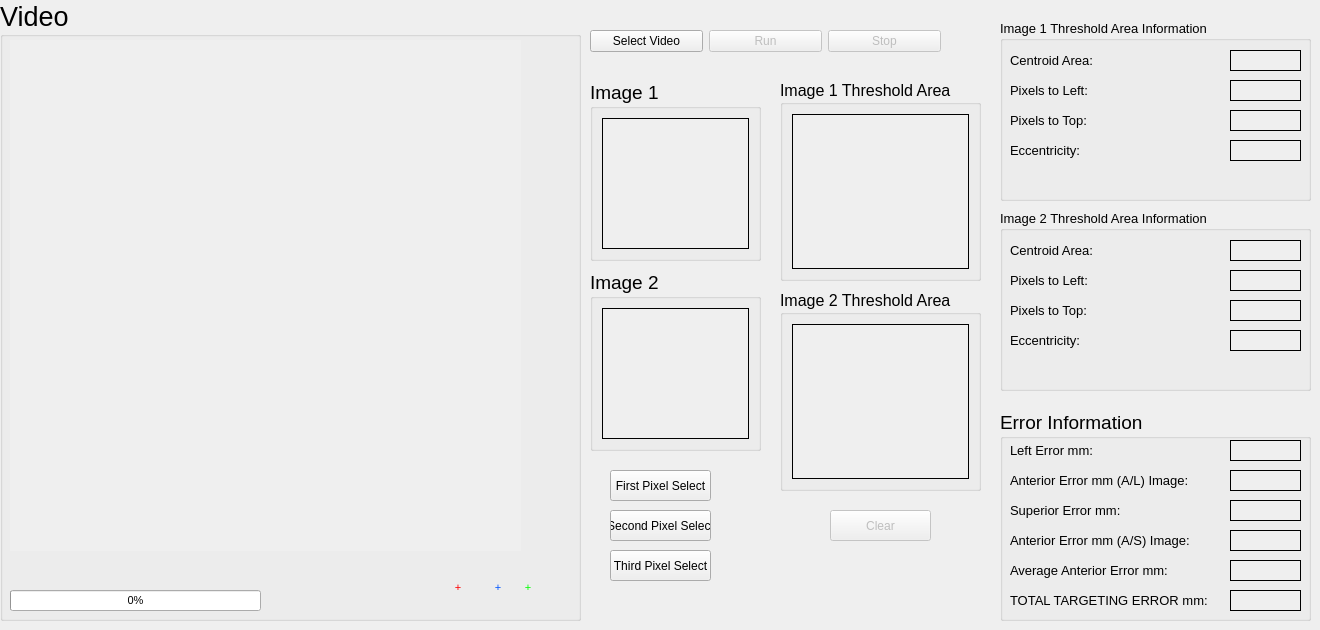
  <widget class="QWidget" name="centralwidget">
   <widget class="QGroupBox" name="groupBox_1">
    <property name="geometry">
     <rect>
      <x>590</x>
      <y>80</y>
      <width>171</width>
      <height>181</height>
     </rect>
    </property>
    <property name="font">
     <font>
      <pointsize>14</pointsize>
     </font>
    </property>
    <property name="title">
     <string>Image 1</string>
    </property>
    <layout class="QGridLayout" name="gridLayout_4">
     <item row="0" column="0">
      <widget class="QLabel" name="g_image_1">
       <property name="autoFillBackground">
        <bool>true</bool>
       </property>
       <property name="frameShape">
        <enum>QFrame::Box</enum>
       </property>
       <property name="text">
        <string/>
       </property>
       <property name="scaledContents">
        <bool>true</bool>
       </property>
      </widget>
     </item>
    </layout>
   </widget>
   <widget class="QGroupBox" name="groupBox_2">
    <property name="geometry">
     <rect>
      <x>590</x>
      <y>270</y>
      <width>171</width>
      <height>181</height>
     </rect>
    </property>
    <property name="font">
     <font>
      <pointsize>14</pointsize>
     </font>
    </property>
    <property name="title">
     <string>Image 2</string>
    </property>
    <layout class="QGridLayout" name="gridLayout_5">
     <item row="0" column="0">
      <widget class="QLabel" name="g_image_2">
       <property name="autoFillBackground">
        <bool>true</bool>
       </property>
       <property name="frameShape">
        <enum>QFrame::Box</enum>
       </property>
       <property name="text">
        <string/>
       </property>
       <property name="scaledContents">
        <bool>true</bool>
       </property>
      </widget>
     </item>
    </layout>
   </widget>
   <widget class="QGroupBox" name="ErrorGroupBox">
    <property name="geometry">
     <rect>
      <x>1000</x>
      <y>410</y>
      <width>311</width>
      <height>211</height>
     </rect>
    </property>
    <property name="font">
     <font>
      <pointsize>14</pointsize>
     </font>
    </property>
    <property name="title">
     <string>Error Information</string>
    </property>
    <widget class="QLabel" name="em_label_1">
     <property name="geometry">
      <rect>
       <x>10</x>
       <y>30</y>
       <width>201</width>
       <height>21</height>
      </rect>
     </property>
     <property name="font">
      <font>
       <pointsize>10</pointsize>
      </font>
     </property>
     <property name="text">
      <string>Left Error mm:</string>
     </property>
    </widget>
    <widget class="QLabel" name="em_label_2">
     <property name="geometry">
      <rect>
       <x>10</x>
       <y>60</y>
       <width>201</width>
       <height>20</height>
      </rect>
     </property>
     <property name="font">
      <font>
       <pointsize>10</pointsize>
      </font>
     </property>
     <property name="text">
      <string>Anterior Error mm (A/L) Image:</string>
     </property>
    </widget>
    <widget class="QLabel" name="em_label_3">
     <property name="geometry">
      <rect>
       <x>10</x>
       <y>90</y>
       <width>201</width>
       <height>21</height>
      </rect>
     </property>
     <property name="font">
      <font>
       <pointsize>10</pointsize>
      </font>
     </property>
     <property name="text">
      <string>Superior Error mm:</string>
     </property>
    </widget>
    <widget class="QLabel" name="em_label_4">
     <property name="geometry">
      <rect>
       <x>10</x>
       <y>120</y>
       <width>201</width>
       <height>21</height>
      </rect>
     </property>
     <property name="font">
      <font>
       <pointsize>10</pointsize>
      </font>
     </property>
     <property name="text">
      <string>Anterior Error mm (A/S) Image:</string>
     </property>
    </widget>
    <widget class="QLabel" name="em_label_5">
     <property name="geometry">
      <rect>
       <x>10</x>
       <y>150</y>
       <width>201</width>
       <height>21</height>
      </rect>
     </property>
     <property name="font">
      <font>
       <pointsize>10</pointsize>
      </font>
     </property>
     <property name="text">
      <string>Average Anterior Error mm:</string>
     </property>
    </widget>
    <widget class="QLabel" name="em_label_6">
     <property name="geometry">
      <rect>
       <x>10</x>
       <y>180</y>
       <width>201</width>
       <height>21</height>
      </rect>
     </property>
     <property name="font">
      <font>
       <pointsize>10</pointsize>
      </font>
     </property>
     <property name="text">
      <string>TOTAL TARGETING ERROR mm:</string>
     </property>
    </widget>
    <widget class="QLabel" name="ei_label_1">
     <property name="geometry">
      <rect>
       <x>230</x>
       <y>30</y>
       <width>71</width>
       <height>21</height>
      </rect>
     </property>
     <property name="font">
      <font>
       <pointsize>10</pointsize>
      </font>
     </property>
     <property name="layoutDirection">
      <enum>Qt::LeftToRight</enum>
     </property>
     <property name="autoFillBackground">
      <bool>true</bool>
     </property>
     <property name="frameShape">
      <enum>QFrame::Box</enum>
     </property>
     <property name="text">
      <string/>
     </property>
     <property name="alignment">
      <set>Qt::AlignBottom|Qt::AlignJustify</set>
     </property>
    </widget>
    <widget class="QLabel" name="ei_label_2">
     <property name="geometry">
      <rect>
       <x>230</x>
       <y>60</y>
       <width>71</width>
       <height>21</height>
      </rect>
     </property>
     <property name="font">
      <font>
       <pointsize>10</pointsize>
      </font>
     </property>
     <property name="autoFillBackground">
      <bool>true</bool>
     </property>
     <property name="frameShape">
      <enum>QFrame::Box</enum>
     </property>
     <property name="text">
      <string/>
     </property>
     <property name="alignment">
      <set>Qt::AlignBottom|Qt::AlignJustify</set>
     </property>
    </widget>
    <widget class="QLabel" name="ei_label_3">
     <property name="geometry">
      <rect>
       <x>230</x>
       <y>120</y>
       <width>71</width>
       <height>21</height>
      </rect>
     </property>
     <property name="font">
      <font>
       <pointsize>10</pointsize>
      </font>
     </property>
     <property name="autoFillBackground">
      <bool>true</bool>
     </property>
     <property name="frameShape">
      <enum>QFrame::Box</enum>
     </property>
     <property name="text">
      <string/>
     </property>
     <property name="alignment">
      <set>Qt::AlignBottom|Qt::AlignJustify</set>
     </property>
    </widget>
    <widget class="QLabel" name="ei_label_4">
     <property name="geometry">
      <rect>
       <x>230</x>
       <y>90</y>
       <width>71</width>
       <height>21</height>
      </rect>
     </property>
     <property name="font">
      <font>
       <pointsize>10</pointsize>
      </font>
     </property>
     <property name="autoFillBackground">
      <bool>true</bool>
     </property>
     <property name="frameShape">
      <enum>QFrame::Box</enum>
     </property>
     <property name="text">
      <string/>
     </property>
     <property name="alignment">
      <set>Qt::AlignBottom|Qt::AlignJustify</set>
     </property>
    </widget>
    <widget class="QLabel" name="ei_label_5">
     <property name="geometry">
      <rect>
       <x>230</x>
       <y>180</y>
       <width>71</width>
       <height>21</height>
      </rect>
     </property>
     <property name="font">
      <font>
       <pointsize>10</pointsize>
      </font>
     </property>
     <property name="autoFillBackground">
      <bool>true</bool>
     </property>
     <property name="frameShape">
      <enum>QFrame::Box</enum>
     </property>
     <property name="text">
      <string/>
     </property>
    </widget>
    <widget class="QLabel" name="ei_label_6">
     <property name="geometry">
      <rect>
       <x>230</x>
       <y>150</y>
       <width>71</width>
       <height>21</height>
      </rect>
     </property>
     <property name="font">
      <font>
       <pointsize>10</pointsize>
      </font>
     </property>
     <property name="autoFillBackground">
      <bool>true</bool>
     </property>
     <property name="frameShape">
      <enum>QFrame::Box</enum>
     </property>
     <property name="text">
      <string/>
     </property>
    </widget>
   </widget>
   <widget class="QGroupBox" name="groupBox_3">
    <property name="geometry">
     <rect>
      <x>780</x>
      <y>290</y>
      <width>201</width>
      <height>201</height>
     </rect>
    </property>
    <property name="font">
     <font>
      <pointsize>12</pointsize>
     </font>
    </property>
    <property name="title">
     <string>Image 2 Threshold Area</string>
    </property>
    <layout class="QGridLayout" name="gridLayout_3">
     <item row="0" column="0">
      <widget class="QLabel" name="g_image_3">
       <property name="autoFillBackground">
        <bool>true</bool>
       </property>
       <property name="frameShape">
        <enum>QFrame::Box</enum>
       </property>
       <property name="text">
        <string/>
       </property>
       <property name="scaledContents">
        <bool>true</bool>
       </property>
      </widget>
     </item>
    </layout>
   </widget>
   <widget class="QGroupBox" name="groupBox_4">
    <property name="geometry">
     <rect>
      <x>780</x>
      <y>80</y>
      <width>201</width>
      <height>201</height>
     </rect>
    </property>
    <property name="font">
     <font>
      <pointsize>12</pointsize>
     </font>
    </property>
    <property name="title">
     <string>Image 1 Threshold Area</string>
    </property>
    <layout class="QGridLayout" name="gridLayout_2">
     <item row="0" column="0">
      <widget class="QLabel" name="g_image_4">
       <property name="autoFillBackground">
        <bool>true</bool>
       </property>
       <property name="frameShape">
        <enum>QFrame::Box</enum>
       </property>
       <property name="text">
        <string/>
       </property>
       <property name="scaledContents">
        <bool>true</bool>
       </property>
      </widget>
     </item>
    </layout>
   </widget>
   <widget class="QGroupBox" name="groupBox">
    <property name="geometry">
     <rect>
      <x>0</x>
      <y>0</y>
      <width>581</width>
      <height>621</height>
     </rect>
    </property>
    <property name="font">
     <font>
      <pointsize>20</pointsize>
     </font>
    </property>
    <property name="autoFillBackground">
     <bool>false</bool>
    </property>
    <property name="title">
     <string>Video</string>
    </property>
    <widget class="QLabel" name="player">
     <property name="geometry">
      <rect>
       <x>10</x>
       <y>40</y>
       <width>511</width>
       <height>511</height>
      </rect>
     </property>
     <property name="font">
      <font>
       <pointsize>9</pointsize>
      </font>
     </property>
     <property name="autoFillBackground">
      <bool>true</bool>
     </property>
     <property name="frameShape">
      <enum>QFrame::NoFrame</enum>
     </property>
     <property name="text">
      <string/>
     </property>
     <property name="alignment">
      <set>Qt::AlignJustify|Qt::AlignVCenter</set>
     </property>
    </widget>
    <widget class="QProgressBar" name="progressBar">
     <property name="geometry">
      <rect>
       <x>10</x>
       <y>590</y>
       <width>251</width>
       <height>21</height>
      </rect>
     </property>
     <property name="font">
      <font>
       <pointsize>8</pointsize>
      </font>
     </property>
     <property name="value">
      <number>0</number>
     </property>
    </widget>
    <widget class="QLabel" name="progressing">
     <property name="geometry">
      <rect>
       <x>270</x>
       <y>590</y>
       <width>81</width>
       <height>21</height>
      </rect>
     </property>
     <property name="font">
      <font>
       <pointsize>10</pointsize>
      </font>
     </property>
     <property name="text">
      <string/>
     </property>
    </widget>
    <widget class="QLabel" name="dot_pixel_1">
     <property name="enabled">
      <bool>true</bool>
     </property>
     <property name="geometry">
      <rect>
       <x>450</x>
       <y>580</y>
       <width>16</width>
       <height>16</height>
      </rect>
     </property>
     <property name="palette">
      <palette>
       <active>
        <colorrole role="WindowText">
         <brush brushstyle="SolidPattern">
          <color alpha="255">
           <red>255</red>
           <green>0</green>
           <blue>0</blue>
          </color>
         </brush>
        </colorrole>
        <colorrole role="LinkVisited">
         <brush brushstyle="SolidPattern">
          <color alpha="255">
           <red>255</red>
           <green>0</green>
           <blue>0</blue>
          </color>
         </brush>
        </colorrole>
       </active>
       <inactive>
        <colorrole role="WindowText">
         <brush brushstyle="SolidPattern">
          <color alpha="255">
           <red>255</red>
           <green>0</green>
           <blue>0</blue>
          </color>
         </brush>
        </colorrole>
        <colorrole role="LinkVisited">
         <brush brushstyle="SolidPattern">
          <color alpha="255">
           <red>255</red>
           <green>0</green>
           <blue>0</blue>
          </color>
         </brush>
        </colorrole>
       </inactive>
       <disabled>
        <colorrole role="WindowText">
         <brush brushstyle="SolidPattern">
          <color alpha="255">
           <red>120</red>
           <green>120</green>
           <blue>120</blue>
          </color>
         </brush>
        </colorrole>
        <colorrole role="LinkVisited">
         <brush brushstyle="SolidPattern">
          <color alpha="255">
           <red>255</red>
           <green>0</green>
           <blue>0</blue>
          </color>
         </brush>
        </colorrole>
       </disabled>
      </palette>
     </property>
     <property name="font">
      <font>
       <pointsize>8</pointsize>
      </font>
     </property>
     <property name="layoutDirection">
      <enum>Qt::LeftToRight</enum>
     </property>
     <property name="autoFillBackground">
      <bool>false</bool>
     </property>
     <property name="frameShape">
      <enum>QFrame::NoFrame</enum>
     </property>
     <property name="text">
      <string>&lt;html&gt;&lt;head/&gt;&lt;body&gt;&lt;p align=&quot;center&quot;&gt;+&lt;/p&gt;&lt;/body&gt;&lt;/html&gt;</string>
     </property>
     <property name="textFormat">
      <enum>Qt::AutoText</enum>
     </property>
     <property name="scaledContents">
      <bool>true</bool>
     </property>
     <property name="alignment">
      <set>Qt::AlignJustify|Qt::AlignVCenter</set>
     </property>
    </widget>
    <widget class="QLabel" name="dot_pixel_2">
     <property name="enabled">
      <bool>true</bool>
     </property>
     <property name="geometry">
      <rect>
       <x>490</x>
       <y>580</y>
       <width>16</width>
       <height>16</height>
      </rect>
     </property>
     <property name="palette">
      <palette>
       <active>
        <colorrole role="WindowText">
         <brush brushstyle="SolidPattern">
          <color alpha="255">
           <red>0</red>
           <green>85</green>
           <blue>255</blue>
          </color>
         </brush>
        </colorrole>
        <colorrole role="LinkVisited">
         <brush brushstyle="SolidPattern">
          <color alpha="255">
           <red>255</red>
           <green>0</green>
           <blue>0</blue>
          </color>
         </brush>
        </colorrole>
       </active>
       <inactive>
        <colorrole role="WindowText">
         <brush brushstyle="SolidPattern">
          <color alpha="255">
           <red>0</red>
           <green>85</green>
           <blue>255</blue>
          </color>
         </brush>
        </colorrole>
        <colorrole role="LinkVisited">
         <brush brushstyle="SolidPattern">
          <color alpha="255">
           <red>255</red>
           <green>0</green>
           <blue>0</blue>
          </color>
         </brush>
        </colorrole>
       </inactive>
       <disabled>
        <colorrole role="WindowText">
         <brush brushstyle="SolidPattern">
          <color alpha="255">
           <red>120</red>
           <green>120</green>
           <blue>120</blue>
          </color>
         </brush>
        </colorrole>
        <colorrole role="LinkVisited">
         <brush brushstyle="SolidPattern">
          <color alpha="255">
           <red>255</red>
           <green>0</green>
           <blue>0</blue>
          </color>
         </brush>
        </colorrole>
       </disabled>
      </palette>
     </property>
     <property name="font">
      <font>
       <pointsize>8</pointsize>
      </font>
     </property>
     <property name="layoutDirection">
      <enum>Qt::LeftToRight</enum>
     </property>
     <property name="autoFillBackground">
      <bool>false</bool>
     </property>
     <property name="frameShape">
      <enum>QFrame::NoFrame</enum>
     </property>
     <property name="text">
      <string>&lt;html&gt;&lt;head/&gt;&lt;body&gt;&lt;p align=&quot;center&quot;&gt;+&lt;/p&gt;&lt;/body&gt;&lt;/html&gt;</string>
     </property>
     <property name="textFormat">
      <enum>Qt::AutoText</enum>
     </property>
     <property name="scaledContents">
      <bool>true</bool>
     </property>
     <property name="alignment">
      <set>Qt::AlignJustify|Qt::AlignVCenter</set>
     </property>
    </widget>
    <widget class="QLabel" name="dot_pixel_3">
     <property name="enabled">
      <bool>true</bool>
     </property>
     <property name="geometry">
      <rect>
       <x>520</x>
       <y>580</y>
       <width>16</width>
       <height>16</height>
      </rect>
     </property>
     <property name="palette">
      <palette>
       <active>
        <colorrole role="WindowText">
         <brush brushstyle="SolidPattern">
          <color alpha="255">
           <red>0</red>
           <green>255</green>
           <blue>0</blue>
          </color>
         </brush>
        </colorrole>
        <colorrole role="LinkVisited">
         <brush brushstyle="SolidPattern">
          <color alpha="255">
           <red>255</red>
           <green>0</green>
           <blue>0</blue>
          </color>
         </brush>
        </colorrole>
       </active>
       <inactive>
        <colorrole role="WindowText">
         <brush brushstyle="SolidPattern">
          <color alpha="255">
           <red>0</red>
           <green>255</green>
           <blue>0</blue>
          </color>
         </brush>
        </colorrole>
        <colorrole role="LinkVisited">
         <brush brushstyle="SolidPattern">
          <color alpha="255">
           <red>255</red>
           <green>0</green>
           <blue>0</blue>
          </color>
         </brush>
        </colorrole>
       </inactive>
       <disabled>
        <colorrole role="WindowText">
         <brush brushstyle="SolidPattern">
          <color alpha="255">
           <red>120</red>
           <green>120</green>
           <blue>120</blue>
          </color>
         </brush>
        </colorrole>
        <colorrole role="LinkVisited">
         <brush brushstyle="SolidPattern">
          <color alpha="255">
           <red>255</red>
           <green>0</green>
           <blue>0</blue>
          </color>
         </brush>
        </colorrole>
       </disabled>
      </palette>
     </property>
     <property name="font">
      <font>
       <pointsize>8</pointsize>
      </font>
     </property>
     <property name="layoutDirection">
      <enum>Qt::LeftToRight</enum>
     </property>
     <property name="autoFillBackground">
      <bool>false</bool>
     </property>
     <property name="frameShape">
      <enum>QFrame::NoFrame</enum>
     </property>
     <property name="text">
      <string>&lt;html&gt;&lt;head/&gt;&lt;body&gt;&lt;p align=&quot;center&quot;&gt;+&lt;/p&gt;&lt;/body&gt;&lt;/html&gt;</string>
     </property>
     <property name="textFormat">
      <enum>Qt::AutoText</enum>
     </property>
     <property name="scaledContents">
      <bool>true</bool>
     </property>
     <property name="alignment">
      <set>Qt::AlignJustify|Qt::AlignVCenter</set>
     </property>
    </widget>
   </widget>
   <widget class="QGroupBox" name="groupBox_5">
    <property name="geometry">
     <rect>
      <x>1000</x>
      <y>20</y>
      <width>311</width>
      <height>181</height>
     </rect>
    </property>
    <property name="font">
     <font>
      <pointsize>10</pointsize>
     </font>
    </property>
    <property name="title">
     <string>Image 1 Threshold Area Information</string>
    </property>
    <widget class="QLabel" name="T1_label_1">
     <property name="geometry">
      <rect>
       <x>10</x>
       <y>30</y>
       <width>121</width>
       <height>21</height>
      </rect>
     </property>
     <property name="text">
      <string>Centroid Area:</string>
     </property>
    </widget>
    <widget class="QLabel" name="T1_label_2">
     <property name="geometry">
      <rect>
       <x>10</x>
       <y>60</y>
       <width>121</width>
       <height>21</height>
      </rect>
     </property>
     <property name="text">
      <string>Pixels to Left:</string>
     </property>
    </widget>
    <widget class="QLabel" name="T1_label_3">
     <property name="geometry">
      <rect>
       <x>10</x>
       <y>90</y>
       <width>121</width>
       <height>21</height>
      </rect>
     </property>
     <property name="text">
      <string>Pixels to Top:</string>
     </property>
    </widget>
    <widget class="QLabel" name="T1_label_4">
     <property name="geometry">
      <rect>
       <x>10</x>
       <y>120</y>
       <width>121</width>
       <height>21</height>
      </rect>
     </property>
     <property name="text">
      <string>Eccentricity:</string>
     </property>
    </widget>
    <widget class="QLabel" name="T1_label_5">
     <property name="geometry">
      <rect>
       <x>230</x>
       <y>30</y>
       <width>71</width>
       <height>21</height>
      </rect>
     </property>
     <property name="font">
      <font>
       <pointsize>10</pointsize>
      </font>
     </property>
     <property name="layoutDirection">
      <enum>Qt::LeftToRight</enum>
     </property>
     <property name="autoFillBackground">
      <bool>true</bool>
     </property>
     <property name="frameShape">
      <enum>QFrame::Box</enum>
     </property>
     <property name="text">
      <string/>
     </property>
     <property name="scaledContents">
      <bool>false</bool>
     </property>
     <property name="alignment">
      <set>Qt::AlignBottom|Qt::AlignJustify</set>
     </property>
    </widget>
    <widget class="QLabel" name="T1_label_7">
     <property name="geometry">
      <rect>
       <x>230</x>
       <y>90</y>
       <width>71</width>
       <height>21</height>
      </rect>
     </property>
     <property name="font">
      <font>
       <pointsize>10</pointsize>
      </font>
     </property>
     <property name="layoutDirection">
      <enum>Qt::LeftToRight</enum>
     </property>
     <property name="autoFillBackground">
      <bool>true</bool>
     </property>
     <property name="frameShape">
      <enum>QFrame::Box</enum>
     </property>
     <property name="text">
      <string/>
     </property>
     <property name="alignment">
      <set>Qt::AlignBottom|Qt::AlignJustify</set>
     </property>
    </widget>
    <widget class="QLabel" name="T1_label_6">
     <property name="geometry">
      <rect>
       <x>230</x>
       <y>60</y>
       <width>71</width>
       <height>21</height>
      </rect>
     </property>
     <property name="font">
      <font>
       <pointsize>10</pointsize>
      </font>
     </property>
     <property name="layoutDirection">
      <enum>Qt::LeftToRight</enum>
     </property>
     <property name="autoFillBackground">
      <bool>true</bool>
     </property>
     <property name="frameShape">
      <enum>QFrame::Box</enum>
     </property>
     <property name="text">
      <string/>
     </property>
     <property name="alignment">
      <set>Qt::AlignBottom|Qt::AlignJustify</set>
     </property>
    </widget>
    <widget class="QLabel" name="T1_label_8">
     <property name="geometry">
      <rect>
       <x>230</x>
       <y>120</y>
       <width>71</width>
       <height>21</height>
      </rect>
     </property>
     <property name="font">
      <font>
       <pointsize>10</pointsize>
      </font>
     </property>
     <property name="layoutDirection">
      <enum>Qt::LeftToRight</enum>
     </property>
     <property name="autoFillBackground">
      <bool>true</bool>
     </property>
     <property name="frameShape">
      <enum>QFrame::Box</enum>
     </property>
     <property name="text">
      <string/>
     </property>
     <property name="alignment">
      <set>Qt::AlignBottom|Qt::AlignJustify</set>
     </property>
    </widget>
   </widget>
   <widget class="QGroupBox" name="groupBox_6">
    <property name="geometry">
     <rect>
      <x>1000</x>
      <y>210</y>
      <width>311</width>
      <height>181</height>
     </rect>
    </property>
    <property name="font">
     <font>
      <pointsize>10</pointsize>
     </font>
    </property>
    <property name="title">
     <string>Image 2 Threshold Area Information</string>
    </property>
    <widget class="QLabel" name="T2_label_1">
     <property name="geometry">
      <rect>
       <x>10</x>
       <y>30</y>
       <width>121</width>
       <height>21</height>
      </rect>
     </property>
     <property name="text">
      <string>Centroid Area:</string>
     </property>
    </widget>
    <widget class="QLabel" name="T2_label_2">
     <property name="geometry">
      <rect>
       <x>10</x>
       <y>60</y>
       <width>121</width>
       <height>21</height>
      </rect>
     </property>
     <property name="text">
      <string>Pixels to Left:</string>
     </property>
    </widget>
    <widget class="QLabel" name="T2_label_3">
     <property name="geometry">
      <rect>
       <x>10</x>
       <y>90</y>
       <width>121</width>
       <height>21</height>
      </rect>
     </property>
     <property name="text">
      <string>Pixels to Top:</string>
     </property>
    </widget>
    <widget class="QLabel" name="T2_label_4">
     <property name="geometry">
      <rect>
       <x>10</x>
       <y>120</y>
       <width>121</width>
       <height>21</height>
      </rect>
     </property>
     <property name="text">
      <string>Eccentricity:</string>
     </property>
    </widget>
    <widget class="QLabel" name="T2_label_5">
     <property name="geometry">
      <rect>
       <x>230</x>
       <y>30</y>
       <width>71</width>
       <height>21</height>
      </rect>
     </property>
     <property name="font">
      <font>
       <pointsize>10</pointsize>
      </font>
     </property>
     <property name="layoutDirection">
      <enum>Qt::LeftToRight</enum>
     </property>
     <property name="autoFillBackground">
      <bool>true</bool>
     </property>
     <property name="frameShape">
      <enum>QFrame::Box</enum>
     </property>
     <property name="text">
      <string/>
     </property>
     <property name="alignment">
      <set>Qt::AlignBottom|Qt::AlignJustify</set>
     </property>
    </widget>
    <widget class="QLabel" name="T2_label_7">
     <property name="geometry">
      <rect>
       <x>230</x>
       <y>90</y>
       <width>71</width>
       <height>21</height>
      </rect>
     </property>
     <property name="font">
      <font>
       <pointsize>10</pointsize>
      </font>
     </property>
     <property name="layoutDirection">
      <enum>Qt::LeftToRight</enum>
     </property>
     <property name="autoFillBackground">
      <bool>true</bool>
     </property>
     <property name="frameShape">
      <enum>QFrame::Box</enum>
     </property>
     <property name="text">
      <string/>
     </property>
     <property name="alignment">
      <set>Qt::AlignBottom|Qt::AlignJustify</set>
     </property>
    </widget>
    <widget class="QLabel" name="T2_label_6">
     <property name="geometry">
      <rect>
       <x>230</x>
       <y>60</y>
       <width>71</width>
       <height>21</height>
      </rect>
     </property>
     <property name="font">
      <font>
       <pointsize>10</pointsize>
      </font>
     </property>
     <property name="layoutDirection">
      <enum>Qt::LeftToRight</enum>
     </property>
     <property name="autoFillBackground">
      <bool>true</bool>
     </property>
     <property name="frameShape">
      <enum>QFrame::Box</enum>
     </property>
     <property name="text">
      <string/>
     </property>
     <property name="alignment">
      <set>Qt::AlignBottom|Qt::AlignJustify</set>
     </property>
    </widget>
    <widget class="QLabel" name="T2_label_8">
     <property name="geometry">
      <rect>
       <x>230</x>
       <y>120</y>
       <width>71</width>
       <height>21</height>
      </rect>
     </property>
     <property name="font">
      <font>
       <pointsize>10</pointsize>
      </font>
     </property>
     <property name="layoutDirection">
      <enum>Qt::LeftToRight</enum>
     </property>
     <property name="autoFillBackground">
      <bool>true</bool>
     </property>
     <property name="frameShape">
      <enum>QFrame::Box</enum>
     </property>
     <property name="text">
      <string/>
     </property>
     <property name="alignment">
      <set>Qt::AlignBottom|Qt::AlignJustify</set>
     </property>
    </widget>
   </widget>
   <widget class="QPushButton" name="clear">
    <property name="enabled">
     <bool>false</bool>
    </property>
    <property name="geometry">
     <rect>
      <x>830</x>
      <y>510</y>
      <width>101</width>
      <height>31</height>
     </rect>
    </property>
    <property name="text">
     <string>Clear</string>
    </property>
   </widget>
   <widget class="QPushButton" name="select_pixel_1">
    <property name="geometry">
     <rect>
      <x>610</x>
      <y>470</y>
      <width>101</width>
      <height>31</height>
     </rect>
    </property>
    <property name="text">
     <string>First Pixel Select</string>
    </property>
   </widget>
   <widget class="QWidget" name="layoutWidget">
    <property name="geometry">
     <rect>
      <x>590</x>
      <y>20</y>
      <width>351</width>
      <height>43</height>
     </rect>
    </property>
    <layout class="QGridLayout" name="gridLayout_6">
     <item row="0" column="0">
      <widget class="QPushButton" name="select_video">
       <property name="text">
        <string>Select Video</string>
       </property>
      </widget>
     </item>
     <item row="0" column="1">
      <widget class="QPushButton" name="run_video">
       <property name="enabled">
        <bool>false</bool>
       </property>
       <property name="text">
        <string>Run</string>
       </property>
       <property name="icon">
        <iconset theme="media-playback-start">
         <normaloff>.</normaloff>.</iconset>
       </property>
      </widget>
     </item>
     <item row="0" column="2">
      <widget class="QPushButton" name="stop_video">
       <property name="enabled">
        <bool>false</bool>
       </property>
       <property name="text">
        <string>Stop</string>
       </property>
       <property name="icon">
        <iconset theme="media-playback-stop">
         <normaloff>.</normaloff>.</iconset>
       </property>
      </widget>
     </item>
    </layout>
   </widget>
   <widget class="QPushButton" name="select_pixel_2">
    <property name="geometry">
     <rect>
      <x>610</x>
      <y>510</y>
      <width>101</width>
      <height>31</height>
     </rect>
    </property>
    <property name="text">
     <string>Second Pixel Select</string>
    </property>
   </widget>
   <widget class="QPushButton" name="select_pixel_3">
    <property name="geometry">
     <rect>
      <x>610</x>
      <y>550</y>
      <width>101</width>
      <height>31</height>
     </rect>
    </property>
    <property name="text">
     <string>Third Pixel Select</string>
    </property>
   </widget>
  </widget>
